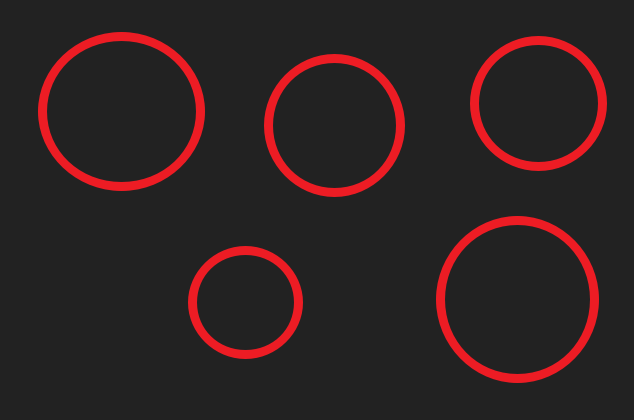
#> input picture pythonProject/Snipaste_2022-11-30_10-39-11.png, 634 x 420 px
$ python -i demo.py   (imports and definitions only)
#> lines starting #> are read from the running program, lines starting #| are printed output that depends on the picture; after the words box and inside, x2 and y2 are one past the last pixel; in counts of white or black regions, pixels touching at a corner belong together
#> further down, picture is the input picture: shape (420, 634, 3); mean B, G, R 34.1, 33.6, 48
import cv2
import numpy as np
import paddlehub as hub
import re
import decimal
import statistics
from matplotlib import pyplot as plt


# [270 lines left out: functions __get_signature_text, __transfer_signature_date_format_to_standard, remove_red_ocr, my_stamp, not called in this run]

    # [14 lines of commented-out code are left out]


def black_stamp(img):
    # img_t = cv2.imread(r"D:\Ease\9.png", cv2.IMREAD_COLOR)
    window_name = "image"
    rows, cols, _ = img.shape
#> rows = 420; cols = 634
    img_w = 650
    scale = img_w / cols
#> scale = 1.03
    resized_img = cv2.resize(img, (img_w, int(rows * scale)), interpolation=cv2.INTER_LINEAR)
    print(1)
    cv2.imshow(window_name, resized_img)
    cv2.waitKey(0)
    # hsv = cv2.cvtColor(resized_img, cv2.COLOR_BGR2HSV)
    # cv2.imshow(window_name, hsv)
    # cv2.waitKey(0)

    blue_img, green_img, red_img = cv2.split(resized_img)
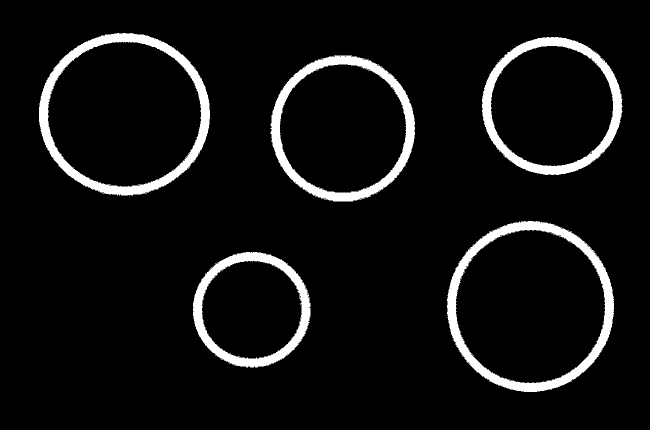
#> blue_img: shape (430, 650); min 34, max 36, mean 34.1; drawn with min black and max white
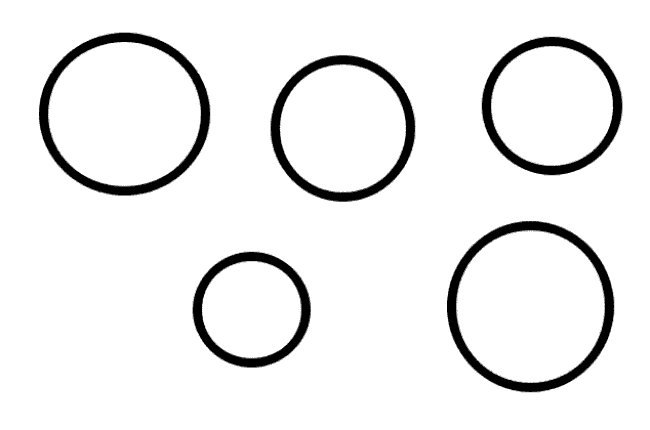
#> green_img: shape (430, 650); min 28, max 34, mean 33.6; drawn with min black and max white
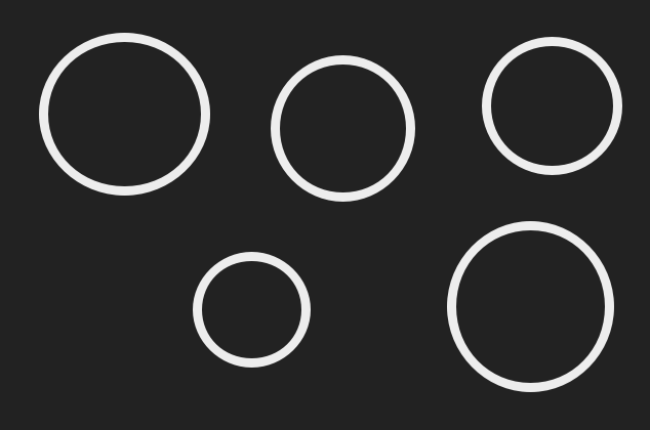
#> red_img: shape (430, 650); min 34, max 237, mean 48
    # [26 lines of commented-out code are left out]
    print(2)
    cv2.imshow(window_name, red_img)
    cv2.waitKey(0)
    # [7 lines of commented-out code are left out]
    ret3, th3 = cv2.threshold(red_img, 0, 255, cv2.THRESH_BINARY + cv2.THRESH_OTSU)
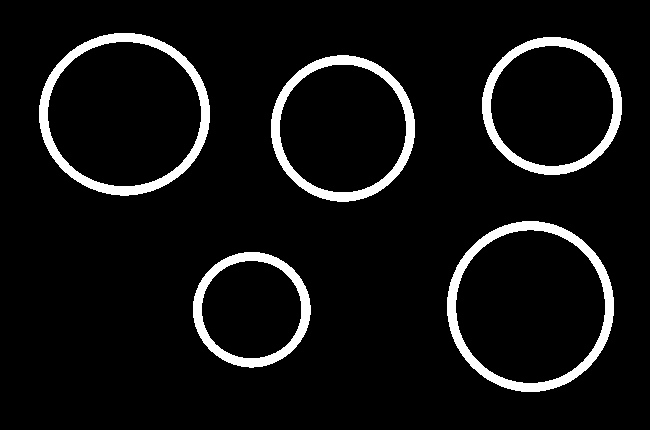
#> th3: shape (430, 650); 6.9% white; 5 white regions, box (x1, y1, x2, y2) and area: (447, 221, 614, 392) 4476, (39, 33, 210, 196) 4413, (271, 55, 415, 202) 3825, (482, 37, 622, 175) 3619, (193, 252, 311, 368) 3015
#> ret3 = 131
    print(3)
    cv2.imshow(window_name, th3)
    cv2.waitKey(0)
    filter_condition = int(ret3 * 0.95)
#> filter_condition = 124
    ret1, th1 = cv2.threshold(red_img, filter_condition, 255, cv2.THRESH_BINARY)
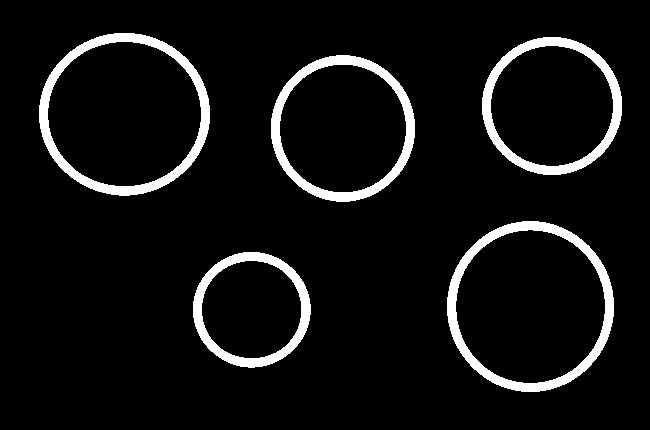
#> th1: shape (430, 650); 7% white; 5 white regions, box (x1, y1, x2, y2) and area: (447, 221, 614, 392) 4517, (39, 33, 210, 196) 4452, (271, 55, 415, 202) 3856, (482, 37, 622, 175) 3662, (193, 252, 311, 368) 3047
#> ret1 = 124
    print(3)
    cv2.imshow(window_name, th1)
    cv2.waitKey(0)
    # [12 lines of commented-out code are left out]

    img = cv2.bitwise_not(th1)
    print(4)
    cv2.imshow(window_name, img)
    cv2.waitKey(0)

    # [5 lines of commented-out code are left out]

    blur = cv2.GaussianBlur(img, (5, 5), 0)
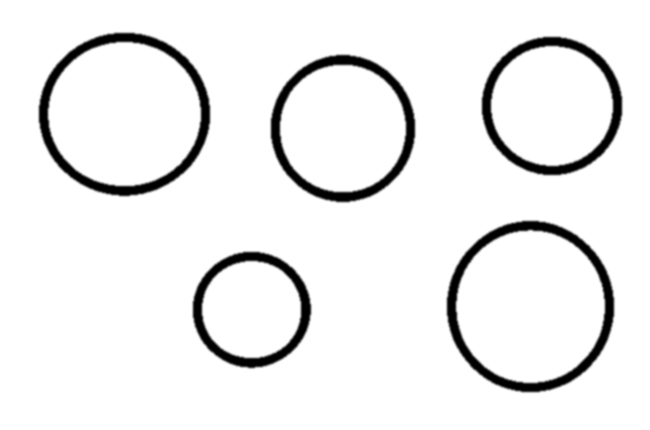
#> blur: shape (430, 650); min 0, max 255, mean 237.2
    print(6)
    cv2.imshow(window_name, blur)
    cv2.waitKey(0)

    # [13 lines of commented-out code are left out]
    cimg = cv2.cvtColor(blur, cv2.COLOR_GRAY2BGR)
    # cv2.imshow(window_name, cimg)
    # cv2.waitKey(0)
    circles = cv2.HoughCircles(blur, cv2.HOUGH_GRADIENT, 1, 150,
                               param1=100, param2=60, minRadius=40, maxRadius=100)
#> circles = [[551.5, 105.5, 69.1], [530.5, 308.5, 82.7], [124.5, 108.5, 77.6], [251.5, 308.5, 58.2], [342.5, 130.5, 70.6]]
    print(circles)
#| [[[551.5 105.5  69.1]
#|   [530.5 308.5  82.7]
#|   [124.5 108.5  77.6]
#|   [251.5 308.5  58.2]
#|   [342.5 130.5  70.6]]]
    if circles is not None:
        row, row1, row2 = circles.shape
#> row = 1; row1 = 5; row2 = 3
        print(row)
#| 1
        # if circles:
        circles = np.uint16(np.around(circles))
#> circles = [[552, 106, 69], [530, 308, 83], [124, 108, 78], [252, 308, 58], [342, 130, 71]]
        for i in circles[0, :]:
            # draw the outer circle
            cv2.circle(cimg, (i[0], i[1]), i[2], (0, 255, 0), 2)
            # draw the center of the circle
            cv2.circle(cimg, (i[0], i[1]), 2, (0, 0, 255), 3)
#> this loop made 5 passes
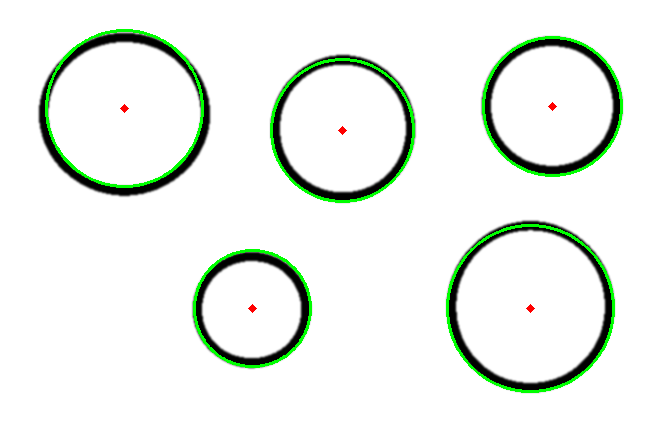
#> cimg: shape (430, 650, 3); mean B, G, R 234.9, 240.9, 235.1
        print(6)
        cv2.imshow(window_name, cimg)
        cv2.waitKey(0)
    # [18 lines of commented-out code are left out]

>>> import cv2
>>> picture = cv2.imread('Snipaste_2022-11-30_10-39-11.png')
>>> result = black_stamp(picture)
